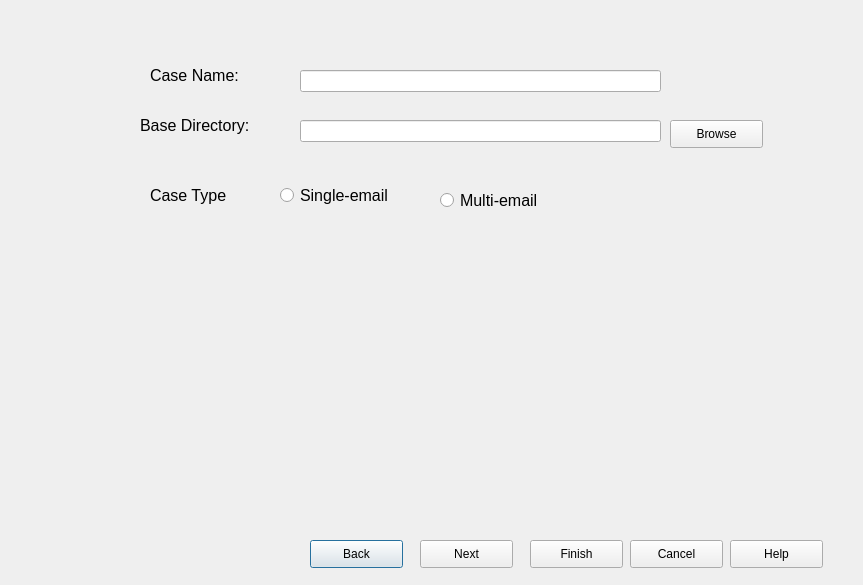
<?xml version="1.0" encoding="UTF-8"?>
<ui version="4.0">
 <class>NewCaseINformation</class>
 <widget class="QDialog" name="NewCaseINformation">
  <property name="geometry">
   <rect>
    <x>0</x>
    <y>0</y>
    <width>863</width>
    <height>585</height>
   </rect>
  </property>
  <property name="windowTitle">
   <string>Dialog</string>
  </property>
  <property name="styleSheet">
   <string notr="true">size=20</string>
  </property>
  <widget class="QPushButton" name="BtnBackCase">
   <property name="geometry">
    <rect>
     <x>310</x>
     <y>540</y>
     <width>93</width>
     <height>28</height>
    </rect>
   </property>
   <property name="text">
    <string>Back</string>
   </property>
  </widget>
  <widget class="QPushButton" name="BtnNextCase">
   <property name="geometry">
    <rect>
     <x>420</x>
     <y>540</y>
     <width>93</width>
     <height>28</height>
    </rect>
   </property>
   <property name="text">
    <string>Next</string>
   </property>
  </widget>
  <widget class="QPushButton" name="BtnFinshCase">
   <property name="geometry">
    <rect>
     <x>530</x>
     <y>540</y>
     <width>93</width>
     <height>28</height>
    </rect>
   </property>
   <property name="text">
    <string>Finish</string>
   </property>
  </widget>
  <widget class="QPushButton" name="BtnCancleCase">
   <property name="geometry">
    <rect>
     <x>630</x>
     <y>540</y>
     <width>93</width>
     <height>28</height>
    </rect>
   </property>
   <property name="text">
    <string>Cancel</string>
   </property>
  </widget>
  <widget class="QPushButton" name="BrowsCase">
   <property name="geometry">
    <rect>
     <x>670</x>
     <y>120</y>
     <width>93</width>
     <height>28</height>
    </rect>
   </property>
   <property name="text">
    <string>Browse</string>
   </property>
  </widget>
  <widget class="QLabel" name="label">
   <property name="geometry">
    <rect>
     <x>150</x>
     <y>60</y>
     <width>161</width>
     <height>31</height>
    </rect>
   </property>
   <property name="styleSheet">
    <string notr="true">font-size:12pt</string>
   </property>
   <property name="text">
    <string>Case Name:</string>
   </property>
  </widget>
  <widget class="QLineEdit" name="LnEdtCaseName">
   <property name="geometry">
    <rect>
     <x>300</x>
     <y>70</y>
     <width>361</width>
     <height>22</height>
    </rect>
   </property>
  </widget>
  <widget class="QLabel" name="label_2">
   <property name="geometry">
    <rect>
     <x>140</x>
     <y>100</y>
     <width>151</width>
     <height>51</height>
    </rect>
   </property>
   <property name="styleSheet">
    <string notr="true">font-size:12pt</string>
   </property>
   <property name="text">
    <string>Base Directory:</string>
   </property>
  </widget>
  <widget class="QLineEdit" name="LnEdtBaseDirectorey">
   <property name="geometry">
    <rect>
     <x>300</x>
     <y>120</y>
     <width>361</width>
     <height>22</height>
    </rect>
   </property>
  </widget>
  <widget class="QRadioButton" name="RadSingleEmail">
   <property name="geometry">
    <rect>
     <x>280</x>
     <y>150</y>
     <width>141</width>
     <height>91</height>
    </rect>
   </property>
   <property name="styleSheet">
    <string notr="true">font-size:12pt</string>
   </property>
   <property name="text">
    <string>Single-email</string>
   </property>
  </widget>
  <widget class="QRadioButton" name="RadMultiEmail">
   <property name="geometry">
    <rect>
     <x>440</x>
     <y>160</y>
     <width>131</width>
     <height>81</height>
    </rect>
   </property>
   <property name="styleSheet">
    <string notr="true">font-size:12pt</string>
   </property>
   <property name="text">
    <string>Multi-email</string>
   </property>
  </widget>
  <widget class="QLabel" name="label_3">
   <property name="geometry">
    <rect>
     <x>150</x>
     <y>170</y>
     <width>101</width>
     <height>51</height>
    </rect>
   </property>
   <property name="styleSheet">
    <string notr="true">font-size:12pt</string>
   </property>
   <property name="text">
    <string>Case Type</string>
   </property>
  </widget>
  <widget class="QLabel" name="label_4">
   <property name="geometry">
    <rect>
     <x>10</x>
     <y>50</y>
     <width>121</width>
     <height>21</height>
    </rect>
   </property>
   <property name="styleSheet">
    <string notr="true">font-size:12pt
</string>
   </property>
   <property name="text">
    <string/>
   </property>
  </widget>
  <widget class="QPushButton" name="BtnHelpCase">
   <property name="geometry">
    <rect>
     <x>730</x>
     <y>540</y>
     <width>93</width>
     <height>28</height>
    </rect>
   </property>
   <property name="text">
    <string>Help</string>
   </property>
  </widget>
 </widget>
 <resources/>
 <connections/>
</ui>
